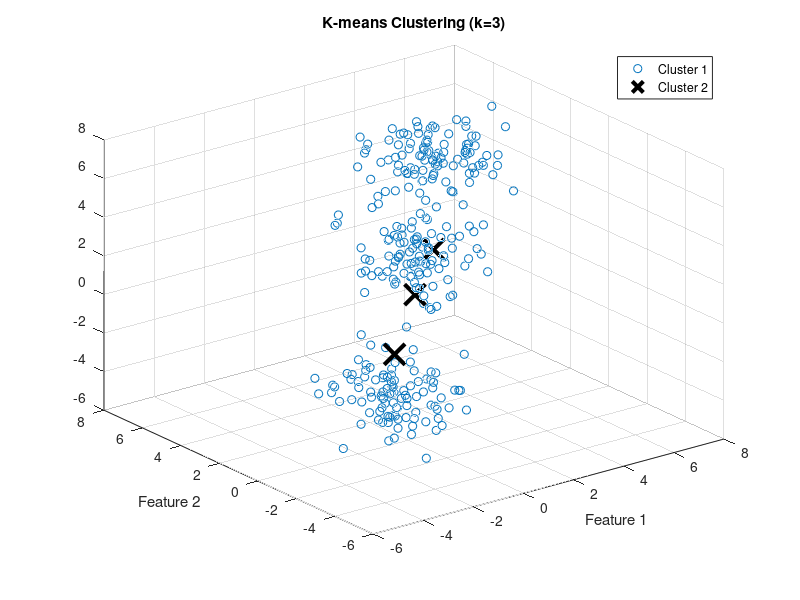

MATLAB code for this plot:
clear
clc
close all

rng(1);
simulated_data = [randn(100,3) + 2; randn(100,3) - 2; randn(100,3) + 5];

% scatter3(simulated_data(:,1), simulated_data(:,2), simulated_data(:,3));
color_name=[1 0 0; 0 1 0; 0 0 1];

num_clusters = 3;

[idx, C] = kmeans(simulated_data, num_clusters);

figure;
scatter3(simulated_data(:,1), simulated_data(:,2), simulated_data(:,3));
% scatter(simulated_data(:,1), simulated_data(:,2));
hold on;
plot(C(:,1), C(:,2), 'kx', 'MarkerSize', 15, 'LineWidth', 3);
legend('Cluster 1', 'Cluster 2', 'Cluster 3', 'Centroids');
title('K-means Clustering (k=3)');
xlabel('Feature 1');
ylabel('Feature 2');
hold off;
